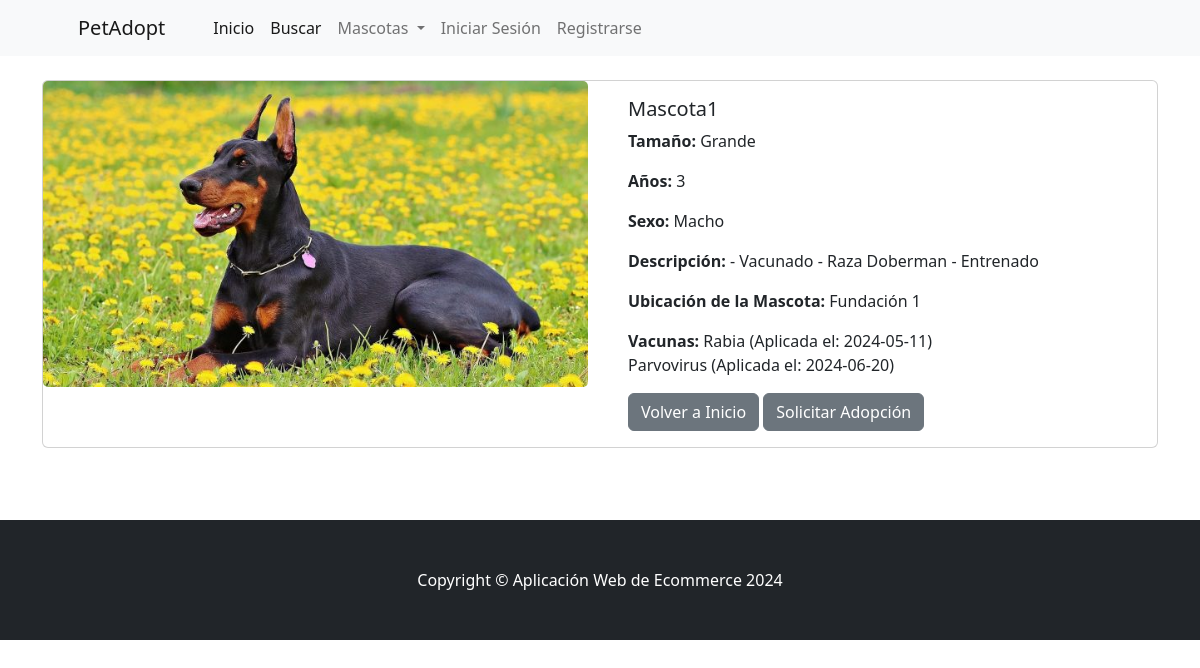
/mascota/1, run on the app's committed database.
### pag/models.py (models this page shows, shortened)
class Mascota(models.Model):
    name = models.CharField(max_length=50)
    tamano = models.CharField(max_length=10)
    tipo = models.ForeignKey(Tipo, on_delete=models.CASCADE, default=1)
    edad = models.CharField(max_length=10, default='', blank=True, null=False)
    sexo = models.CharField(max_length=10)
    descripcion = models.TextField(max_length=250, default='')
    lugar_adopcion = models.ForeignKey(LugarAdopcion, on_delete=models.CASCADE, null=False)
    image = models.ImageField(upload_to='uploads/mascota/')

class LugarAdopcion(models.Model):
    name = models.CharField(max_length=100)
    ubicacion = models.CharField(max_length=200)
    telefono = models.CharField(max_length=20)
    def __str__(self):
        return self.name
    class Meta:
        verbose_name_plural = 'Lugares de Adopcion'

class MascotaVacuna(models.Model):
    mascota = models.ForeignKey(Mascota, on_delete=models.CASCADE)
    vacuna = models.ForeignKey(Vacuna, on_delete=models.CASCADE)
    fecha_aplicacion = models.DateTimeField()
    fecha_proxima = models.DateTimeField()

class Vacuna(models.Model):
    nombre_vacuna = models.CharField(max_length=100)

### pag/views.py (the view)
# urls.py: path('mascota/<int:pk>', views.mascota, name='mascota'),
def mascota(request, pk):
    mascota = Mascota.objects.get(id=pk)
    return render(request, 'mascota.html', {'mascota': mascota})

### pag/templates/mascota.html
{% extends 'base.html' %}
{% block content %}
<div class="container mt-4">
    <div class="card">
        <div class="row no-gutters">
            <div class="col-md-6">
                <div class="image-container">
                    <img src="{{ mascota.image.url }}" class="card-img" alt="{{ mascota.name }}">
                </div>
            </div>
            <div class="col-md-6">
                <div class="card-body">
                    <h5 class="card-title">{{ mascota.name }}</h5>
                    <p><strong>Tamaño:</strong> {{ mascota.tamano }}</p>
                    <p><strong>Años:</strong> {{ mascota.edad }}</p>
                    <p><strong>Sexo:</strong> {{ mascota.sexo }}</p>
                    <p><strong>Descripción:</strong> {{ mascota.descripcion }}</p>
                    <p><strong>Ubicación de la Mascota:</strong> {{ mascota.lugar_adopcion }}</p>
                    <p><strong>Vacunas:</strong>
                        {% for mascota_vacuna in mascota.mascotavacuna_set.all %}
                            {{ mascota_vacuna.vacuna.nombre_vacuna }} (Aplicada el: {{ mascota_vacuna.fecha_aplicacion|date:"Y-m-d" }})<br>
                        {% empty %}
                            No tiene vacunas registradas.
                        {% endfor %}
                    </p>
                    <div class="mt-3">
                        <a href="{% url 'home' %}" class="btn btn-secondary">Volver a Inicio</a>
                        <button type="button" value="{{ mascota.id }}" class="btn btn-secondary" id="add-cart">Solicitar Adopción</button>
                    </div>
                </div>
            </div>
        </div>
    </div>
</div>
<br/><br/><br/>
{% endblock %}

### data on the page
Mascota: image (picture), name "Mascota1", tamano "Grande", edad "3", sexo "Macho", descripcion "- Vacunado - Raza Doberman - Entrenado", lugar_adopcion "Fundación 1"
MascotaVacuna: vacuna.nombre_vacuna "Rabia", fecha_aplicacion "2024-05-11"
MascotaVacuna: vacuna.nombre_vacuna "Parvovirus", fecha_aplicacion "2024-06-20"
